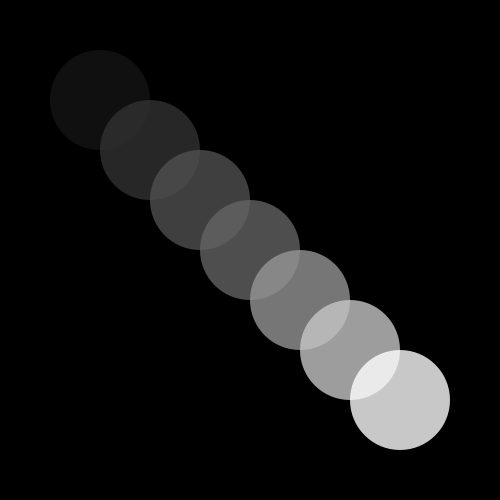
Frame 1 (no input)
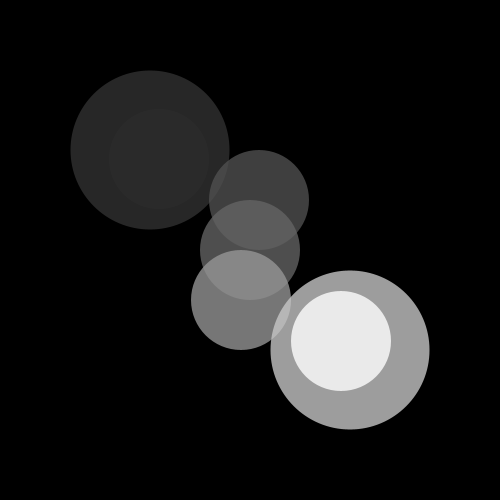
Frame 60 (the mouse pressed at the canvas centre just before this capture)
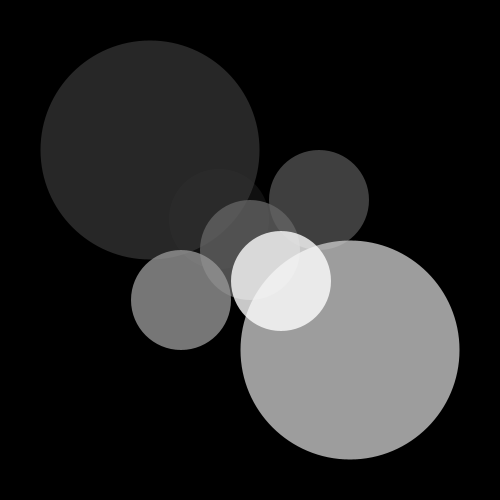
Frame 120 (the mouse held since frame 60 and released just before this capture)

The Processing sketch that drew these frames (run headless with seeded random() and noise(); from frame 60 on, the mouse is pressed at the canvas centre):

// Processing sketch: processing_161204
// ── processing_161204.pde

//Ellpses moving
//By Tifaine LERN

// VARIABLES

// Déplacements en diagonale
int positionX = 100;
float positionY = 100;

int positionX_1 = 400;
float positionY_1 = 400;

// Déplacements horizontaux
int horizontalX = 200;

int horizontalX_1 = 300;

//Changement de taille
int tailleX = 100;
int tailleY = 100;

// FOND

void setup() {
  
  size(500,500);
  
  noStroke();
  //noLoop();

}


// FORME

void draw() {
  
  background(0);

  fill(20,200);
  ellipse(positionX,positionY,100,100);
  
  fill(50,200);
  ellipse(150,150,tailleX,tailleY);
  
  fill(80,200);
  ellipse(horizontalX,200,100,100);
  
  fill(100,200);
  ellipse(250,250,100,100);
  
  fill(150,200);
  ellipse(horizontalX_1,300,100,100);
  
  fill(200,200);
  ellipse(350,350,tailleX,tailleY);
  
  fill(255,200);
  ellipse(positionX_1,positionY_1,100,100);

  // Déplacements en diagonale (bis)
  positionX = positionX + 1 ;
  positionY = positionY + 1 ;
  
  positionX_1 = positionX_1 - 1 ;
  positionY_1 = positionY_1 - 1 ;
  
  // Déplacements horizontaux (bis)
  horizontalX = horizontalX + 1 ;
  
  horizontalX_1 = horizontalX_1 - 1 ;
  
  //Changement de taille (bis)
  tailleX = tailleX + 1 ;
  tailleY = tailleY + 1 ;

}
